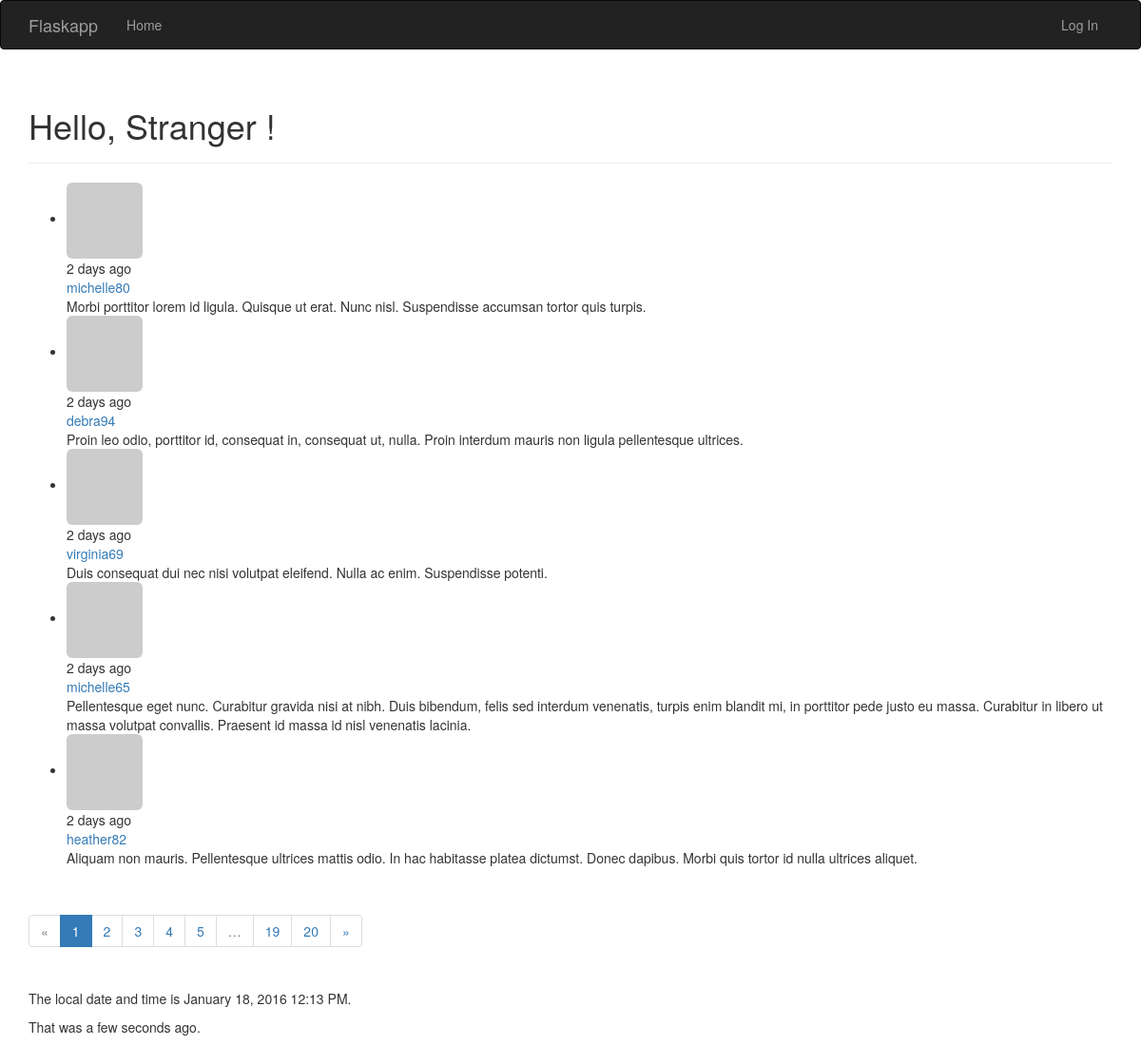
Before: / with the older database file.
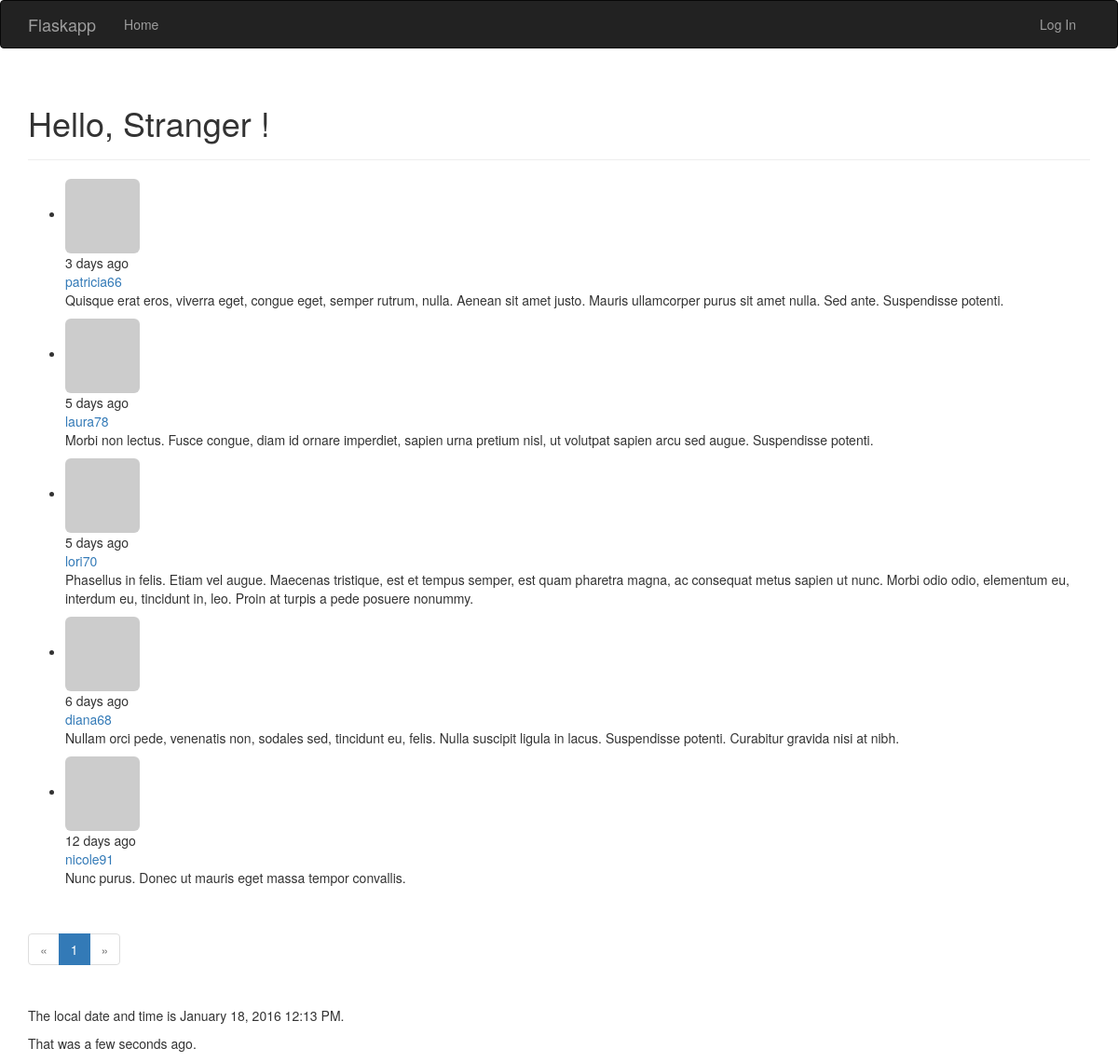
After: the same page with the newer database file.
### app/models.py (models this page shows, shortened)
class Post(db.Model):
    __tablename__ = 'posts'
    id = db.Column(db.Integer, primary_key=True)
    body = db.Column(db.Text)
    body_html = db.Column(db.Text)
    timestamp = db.Column(db.DateTime, index=True, default=datetime.utcnow)
    author_id = db.Column(db.Integer, db.ForeignKey('users.id'))

class User(db.Model, UserMixin):
    __tablename__ = 'users'
    id = db.Column(db.Integer, primary_key=True)
    email = db.Column(db.String(64), unique=True, index=True)
    username = db.Column(db.String(64), unique=True, index=True)
    role_id = db.Column(db.Integer, db.ForeignKey('roles.id'))
    password_hash = db.Column(db.String(128))
    confirmed = db.Column(db.Boolean, default=False)
    name = db.Column(db.String(64))
    location = db.Column(db.String(64))
    about_me = db.Column(db.Text())
    member_since = db.Column(db.DateTime(), default=datetime.utcnow)
    last_seen = db.Column(db.DateTime(), default=datetime.utcnow)
    avatar_hash = db.Column(db.String(32))
    posts = db.relationship('Post', backref='author', lazy='dynamic')
    @property
    def password(self):
        raise AttributeError('password is not a readable attribute')
    def gravatar(self, size=100, default='identicon', rating='g'):
        if request.is_secure:
            url = 'https://secure.gravatar.com/avatar'
        else:
            url = 'http://www.gravatar.com/avatar'
        hash = self.avatar_hash or hashlib.md5(
                self.email.encode('utf-8')).hexdigest()
        return '{url}/{hash}?s={size}&d={default}&r={rating}'.format(
                url=url, hash=hash, size=size, default=default, rating=rating)

### app/main/views.py (the view)
@main.route('/', methods=['GET', 'POST'])
def index():
    form = PostForm()
    if current_user.can(Permission.WRITE_ARTICLES) and \
            form.validate_on_submit():
        post = Post(body=form.body.data,
                    author=current_user._get_current_object())
        db.session.add(post)
        return redirect(url_for('.index'))
    page = request.args.get('page', 1, type=int)
    pagination = Post.query.order_by(Post.timestamp.desc()).paginate(
            page, per_page=current_app.config['FLASKY_POSTS_PER_PAGE'],
            error_out=False)
    posts = pagination.items
    return render_template('index.html',form=form, name=session.get('name'),
                           known=session.get('known', False), posts=posts,
                           pagination=pagination, current_time=datetime.utcnow())

### app/auth/views.py (called while the page is built)
@auth.before_app_request
def before_request():
    if current_user.is_authenticated:
        current_user.ping()
        if not current_user.confirmed \
                and request.endpoint[:5] != 'auth.' \
                and request.endpoint != 'static':
            return redirect(url_for('auth.unconfirmed'))

### app/main/__init__.py (called while the page is built)
@main.app_context_processor
def inject_permissions():
    return dict(Permission=Permission)

### app/models.py (called while the page is built)
    def can(self, permissions):
        return False

### app/templates/index.html (shortened to what this page needs)
{% extends "base.html" %}
{% import "bootstrap/wtf.html" as wtf %}
{% import "_macros.html" as macros %}
{% block page_content %}
<div class="page-header">
    <h1>Hello, {% if current_user.is_authenticated %}{{ current_user.username }} !{% else %}Stranger !</h1>{% endif %}
</div>
{% include '_posts.html' %}
{% if pagination %}
<div class="pagination">
    {{ macros.pagination_widget(pagination, '.index') }}
</div>
{% endif %}
<p>The local date and time is {{ moment(current_time).format('LLL') }}.</p>
<p>That was {{ moment(current_time).fromNow(refresh=True) }}.</p>
{% endblock %}

### app/templates/_posts.html
<ul class="posts">
    {% for post in posts %}
    <li class="post">
        <div class="post-thumbnail">
            <a href="{{ url_for('.user', username=post.author.username) }}"><img class="img-rounded profile-thumbnail" src="{{ post.author.gravatar(size=40) }}"></a>
        </div>
        <div class="post-content">
            <div class="post-date">{{ moment(post.timestamp).fromNow() }}</div>
            <div class="post-author"><a href="{{ url_for('.user', username=post.author.username) }}">{{ post.author.username }}</a></div>
            <div class="post-body">
                {% if post.body_html %}
                    {{ post.body_html | safe }}
                {% else %}
                    {{ post.body }}
                {% endif %}
            </div>
        </div>
    </li>
    {% endfor %}
</ul>

Changed rows visible on the page:
removed Post: timestamp "2 days ago", author.username "michelle80", body "Morbi porttitor lorem id ligula. Quisque ut erat. Nunc nisl. Suspendisse accumsan tortor quis turpis."
removed Post: timestamp "2 days ago", author.username "debra94", body "Proin leo odio, porttitor id, consequat in, consequat ut, nulla. Proin interdum mauris non ligula pellentesque ultrices."
removed Post: timestamp "2 days ago", author.username "virginia69", body "Duis consequat dui nec nisi volutpat eleifend. Nulla ac enim. Suspendisse potenti."
removed Post: timestamp "2 days ago", author.username "michelle65", body "Pellentesque eget nunc. Curabitur gravida nisi at nibh. Duis bibendum, felis sed interdum venenatis, turpis enim blandit mi, in porttitor pede justo eu massa. Curabitur in libero ut massa volutpat convallis. Praesent id massa id nisl venenatis lacinia."
removed Post: timestamp "2 days ago", author.username "heather82", body "Aliquam non mauris. Pellentesque ultrices mattis odio. In hac habitasse platea dictumst. Donec dapibus. Morbi quis tortor id nulla ultrices aliquet."
now on this page (row edited): Post: timestamp "3 days ago", author.username "patricia66", body_html "Quisque erat eros, viverra eget, congue eget, semper rutrum, nulla. Aenean sit amet justo. Mauris ullamcorper purus sit amet nulla. Sed ante. Suspendisse potenti."
now on this page (row edited): Post: timestamp "5 days ago", author.username "laura78", body_html "Morbi non lectus. Fusce congue, diam id ornare imperdiet, sapien urna pretium nisl, ut volutpat sapien arcu sed augue. Suspendisse potenti."
now on this page (row edited): Post: timestamp "5 days ago", author.username "lori70", body_html "Phasellus in felis. Etiam vel augue. Maecenas tristique, est et tempus semper, est quam pharetra magna, ac consequat metus sapien ut nunc. Morbi odio odio, elementum eu, interdum eu, tincidunt in, leo. Proin at turpis a pede posuere nonummy."
now on this page (row edited): Post: timestamp "6 days ago", author.username "diana68", body_html "Nullam orci pede, venenatis non, sodales sed, tincidunt eu, felis. Nulla suscipit ligula in lacus. Suspendisse potenti. Curabitur gravida nisi at nibh."
now on this page (row edited): Post: timestamp "12 days ago", author.username "nicole91", body_html "Nunc purus. Donec ut mauris eget massa tempor convallis."
Other visible differences:
list line gone: "2"
list line gone: "3"
list line gone: "4"
list line gone: "5"
list line gone: "19"
list line gone: "20"
